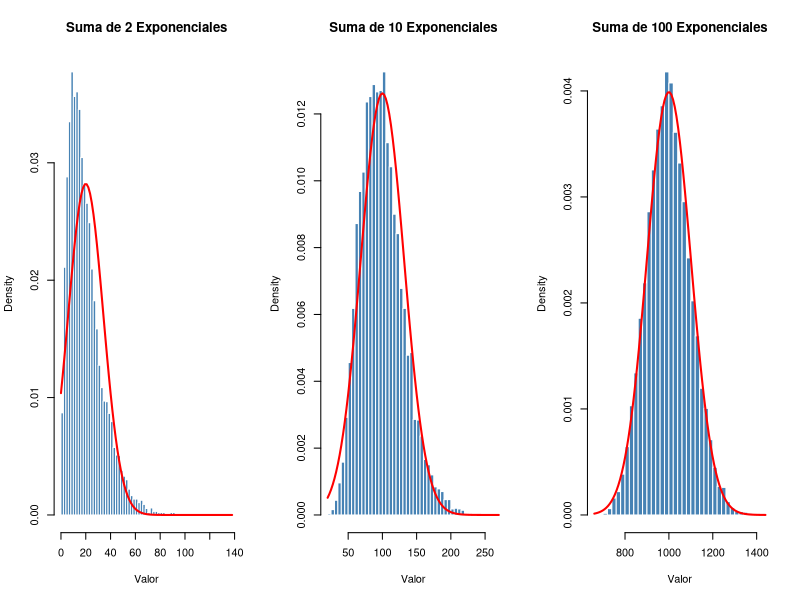
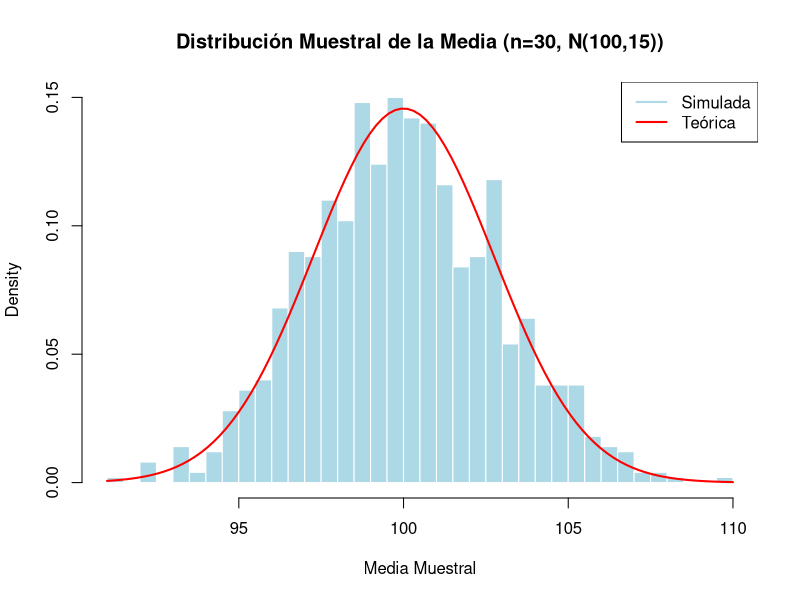

The R script that drew these images, in order:
## ---- chunk 1
#| lst-label: lst-semana05-1
#| lst-cap: "Código R"
#| echo: false

set.seed(123)

mu <- 10
sigma2 <- 100
num_sims <- 10000

x1 <- rexp(n = num_sims, rate = 1/mu)
x2 <- rexp(n = num_sims, rate = 1/mu)
s2 <- x1 + x2

clt_app_2 <- function(x) dnorm(x, mean = 2*mu, sd = sqrt(2*sigma2))

par(mfrow = c(1, 3))

hist(s2, breaks = 50, probability = TRUE,
     main = "Suma de 2 Exponenciales",
     xlab = "Valor", col = "steelblue", border = "white")
curve(clt_app_2, add = TRUE, lwd = 2, col = "red")

x <- matrix(0, ncol = 10, nrow = num_sims)
for(i in 1:10) x[,i] <- rexp(n = num_sims, rate = 1/mu)
s10 <- rowSums(x)

clt_app_10 <- function(x) dnorm(x, mean = 10*mu, sd = sqrt(10*sigma2))

hist(s10, breaks = 50, probability = TRUE,
     main = "Suma de 10 Exponenciales",
     xlab = "Valor", col = "steelblue", border = "white")
curve(clt_app_10, add = TRUE, lwd = 2, col = "red")

x <- matrix(0, ncol = 100, nrow = num_sims)
for(i in 1:100) x[,i] <- rexp(n = num_sims, rate = 1/mu)
s100 <- rowSums(x)

clt_app_100 <- function(x) dnorm(x, mean = 100*mu, sd = sqrt(100*sigma2))

hist(s100, breaks = 50, probability = TRUE,
     main = "Suma de 100 Exponenciales",
     xlab = "Valor", col = "steelblue", border = "white")
curve(clt_app_100, add = TRUE, lwd = 2, col = "red")

par(mfrow = c(1, 1))
## ---- chunk 2
#| lst-label: lst-semana05-2
#| lst-cap: "Código R"
#| echo: false

set.seed(42)
n <- 30
num_muestras <- 1000

medias_simuladas <- replicate(num_muestras, mean(rnorm(n, mean = 100, sd = 15)))

hist(medias_simuladas, probability = TRUE, breaks = 30,
     main = "Distribución Muestral de la Media (n=30, N(100,15))",
     xlab = "Media Muestral", col = "lightblue", border = "white")

curve(dnorm(x, mean = 100, sd = 15/sqrt(n)),
      add = TRUE, col = "red", lwd = 2)

legend("topright",
       c("Simulada", "Teórica"),
       col = c("lightblue", "red"),
       lwd = 2)
